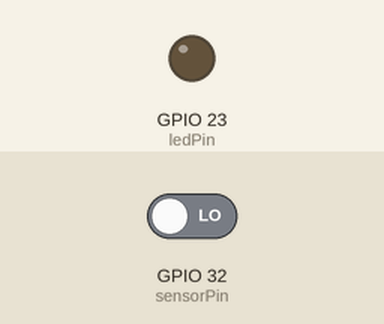
Simulated run of this sketch. Board: ESP32. Parts: output pins drawn as LEDs (lit = HIGH). The test bench sets the inputs (shaded band); at power-on: GPIO 32 (sensorPin) LOW. What the sketch prints to the serial monitor is not drawn.

Above: at 1.2 s.
1.3 s: GPIO 32 (sensorPin) driven HIGH
At 2.3 s:
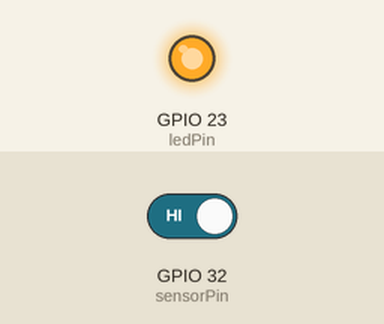
2.8 s: GPIO 32 (sensorPin) driven LOW
At 3.4 s:
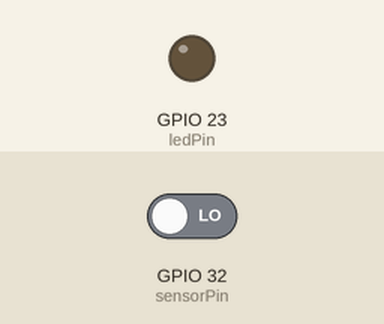
Timing chart, 0 to 5.8 s (numbered marks = the images above; inputs shaded):
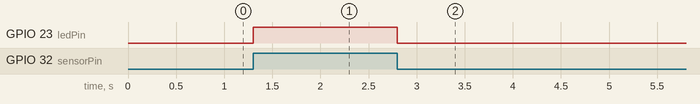

The sketch:

big_sound.ino
```cpp
// (licence header left out)
int ledPin=23;
int sensorPin=32;
int val =0;

void setup(){
  pinMode(ledPin, OUTPUT);
  pinMode(sensorPin, INPUT);
  Serial.begin (115200);
}

void loop (){
  val =digitalRead(sensorPin);
  Serial.println (val);
  // when the sensor detects a signal above the threshold value, LED flashes
  if (val==HIGH) {
    digitalWrite(ledPin, HIGH);
  }
  else {
    digitalWrite(ledPin, LOW);
  }
}
```

Measured:
- after the input at 1.3 s, GPIO 23 (ledPin): LOW → HIGH at once
- after the input at 2.8 s, GPIO 23 (ledPin): HIGH → LOW at once
